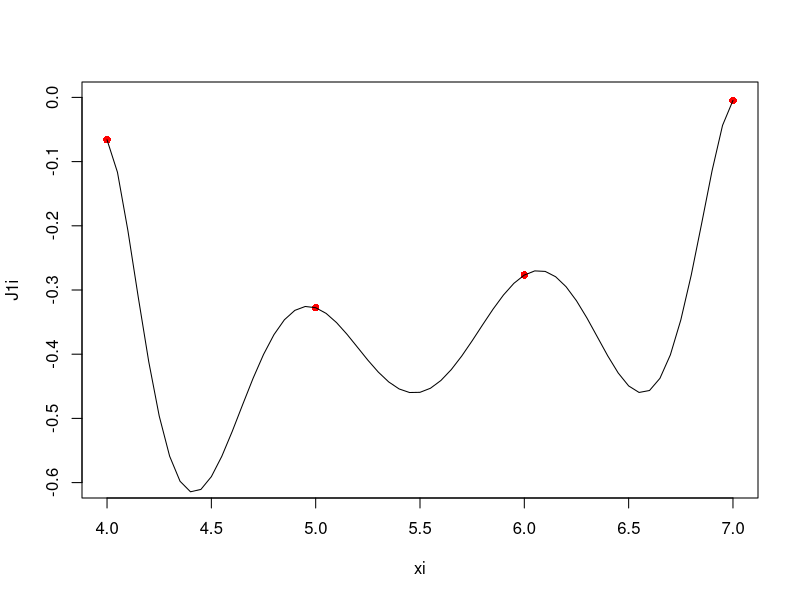

Here is the R script that generated this plot: (Note: this script raises an error after producing the figure.)
LargCoef <- function(xi, x, j)
{
  N <- length(xi)
  Lj <- 1;
  for (k in 1:N){
    if (j != k){
      Lj <- Lj*(x-xi[k])/(xi[j]-xi[k])
    }
  }
  return(Lj)
}

DiffLj <- function(xi, x, j)
{
  N <- length(xi)
  dx = 1e-6
  Ljp <- LargCoef(xi, x+dx, j)
  Ljm <- LargCoef(xi, x-dx, j)
  dLj = (Ljp - Ljm)/2/dx
}

HermiteInterp <- function(xi, Fi, dFi, x)
{
  N <- length(xi)
  P <- 0;
  for (j in 1:N){
    Lj <- LargCoef(xi, x, j)
    dLj <- DiffLj(xi, x, j)
    Hj = (1-2*(x-xi[j])*dLj)*Lj*Lj
    Hbarj = (x-xi[j])*Lj*Lj
    P = P + Hj*Fi[j] + Hbarj*dFi[j]
  }
  return(P)
}

xi <- 4:7
J0i <- c(-0.3971498099, -0.1775967713, 0.1506452573, 0.3000792705)
J1i <- c(-0.0660433280, -0.3275791376, -0.2766838581, -0.0046828235)
J2i <- c(0.3641281459, 0.0465651163, -0.2428732100, -0.3014172201)
dJ1i <- c()
for (i in 1:length(xi)){
  dJ1i[i] = (J0i[i]-J2i[i])/2
}

plot(xi, J1i, col = "red", ylim = c(-0.6,0), pch = 16)
x <- seq(min(xi), max(xi), by = 0.05)
y <- HermiteInterp(xi, J1i, dJ1i, x)
lines(x,y, col = "black")

y1 <- LargInter(xi, J1i, x)
lines(x, y1, col = "blue")

y2 <- besselJ(x, nu = 1)
lines(x, y2, col = "green")

for (idx in 1:(length(xi)-1)){
  xx <- seq(xi[idx], xi[idx+1], by = 0.05)
  yy <- HermiteInterp(xi[idx:(idx+1)],J1i[idx:(idx+1)],dJ1i[idx:(idx+1)],xx)
  lines(xx,yy, col = "yellow")
}
#TIM HIEU ve noi suy va xap xi ham
#noi suy la suy ra 1 diem nam ben trong du lieu